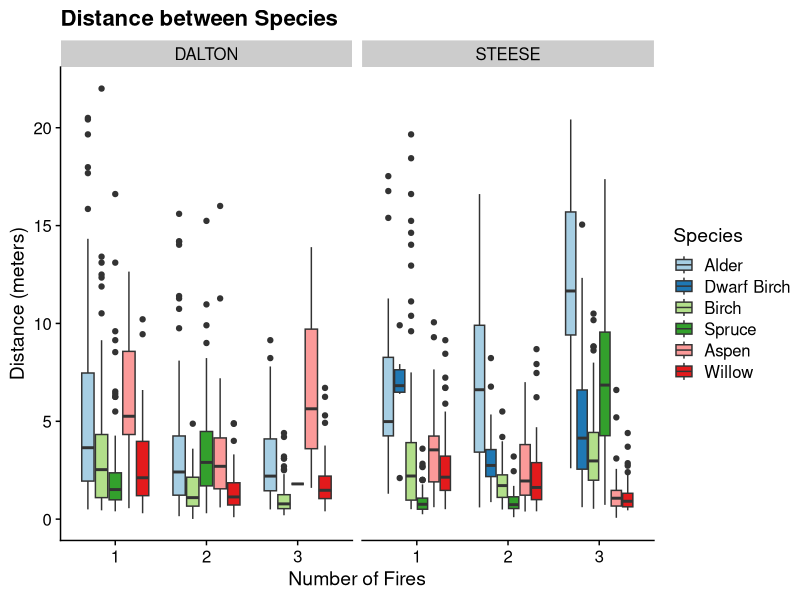
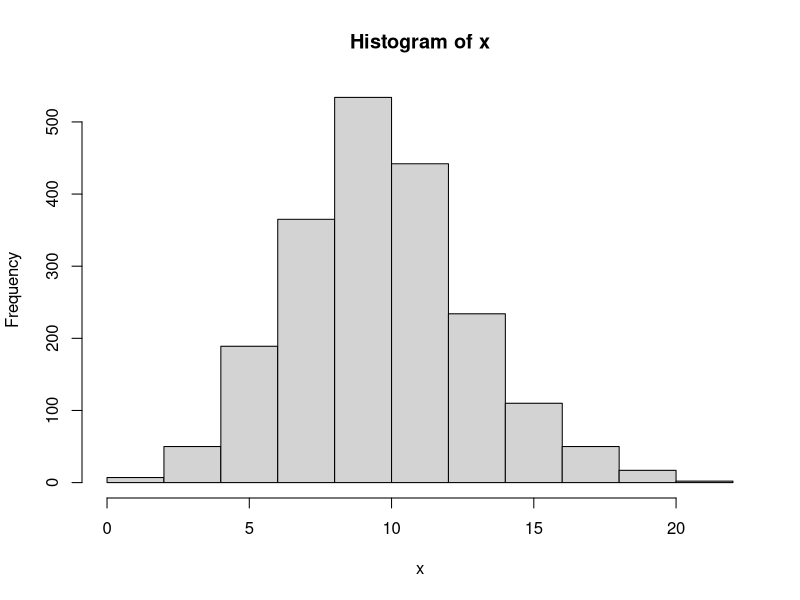

The R source for these figures, in order:
# Species distances #################
# random distance from point to nearest individual of each spp present on plot

# set up ###############################
library(tidyverse)
library(cowplot)
library(here)
theme_set(theme_cowplot())

# pulls data in from csv file, assigns it as an object
dalt <- read.csv(here("data/distances/Dalton_spp_distance_2021.csv"))
stee <- read.csv(here("data/distances/Steese_spp_dist_2021.csv"))

# Data checks ############################
 
 # tells me how r is viewing the meter data
  class(dalt$Distance_m)
  class(stee$Distance_m)

  # summarizes the data for distance in feet (mean, min, max, etc)
  summary(dalt$Distance_ft)

  # tells me unique entries for species column
  unique(dalt$Species) # good way of checking if i've entered columns correctly
  unique(stee$Species)
  
  dalt$Species[dalt$Species == "UKN"] <- "UNK"

  # check plot names
  unique(dalt$Plot)
  unique(stee$Plot)

  # checks length of plot list
  length(unique(dalt$Plot)) # should be 22
  length(unique(stee$Plot)) # should be 19

  # checking the column names for both data frames
  colnames(dalt)
  colnames(stee)

# Data changes #####################
  
  # combining data files!! 
  combined <- rbind(dalt,stee)

  # converting feet to meters
  combined$Distance_m[is.na(combined$Distance_ft) == FALSE] <- combined$Distance_ft[is.na(combined$Distance_ft) == FALSE] * 0.3048
  
  # renaming column
  combined <- combined %>%
    rename("Live_Dead" = "Live.Dead",
           "TREAT" = 'Fires', "SITE" = "Site", "PLOT" = "Plot",
           "SPP" = "Species", "DIST_M" = "Distance_m") %>%
    select(!Distance_ft) # drop extra column

  # exporting combined file
  write.csv(combined, "data/distances/Spp_dist_2021.csv", row.names = F)
  
  data <- combined
  rm(stee,dalt,combined)
  
# results ###############
  
  # graphing all species distances
  data %>%
    filter(SPP != "UNK") %>%
    filter(DIST_M != "NA") %>%
    ggplot(aes(x = as.factor(TREAT), y = DIST_M, fill = SPP)) + 
    geom_boxplot() + facet_wrap(~SITE) + 
    labs(x = "Number of Fires", 
                          y = "Distance (meters)",
                          title = "Distance between Species") + 
    scale_fill_manual(name = "Species",
                      labels = c("Alder", "Dwarf Birch", "Birch", "Spruce", "Aspen",
                                 "Willow"),
                      values = c("#a6cee3","#1f78b4","#b2df8a",
                                 "#33a02c","#fb9a99","#e31a1c"))
  
  # checking outlier
  # data[data$DIST_M > 30,] # error - it's 32.5 m but supposed to be feet
  data[data$DIST_M > 20,] # these are real
  
# test of eberhardt's statistic
  x <- rpois(2000,10)
  hist(x)
  length(x)*(sum(x^2)/sum(x^2))  # didn't write this down right, check this code
  